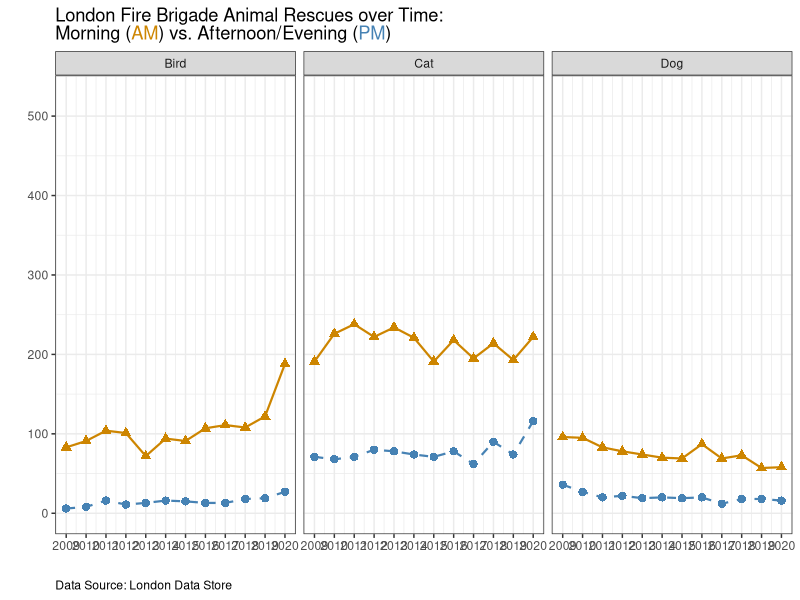
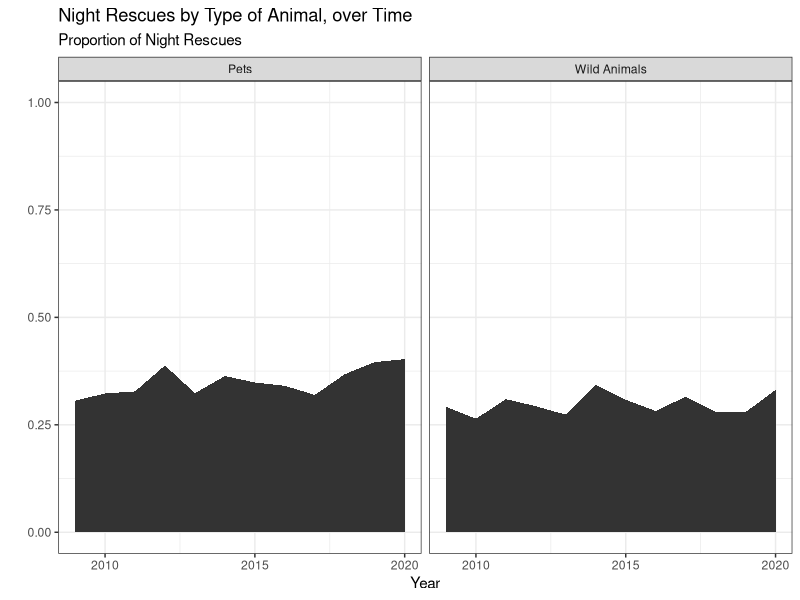
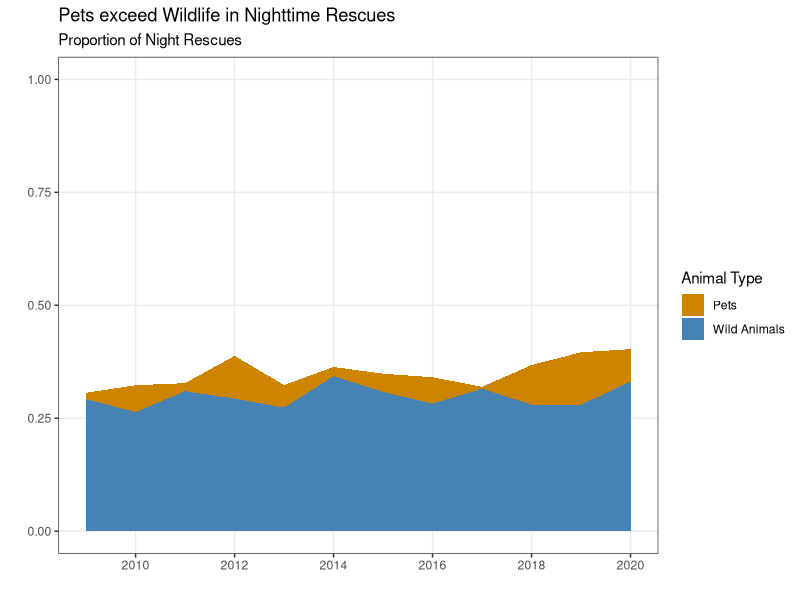
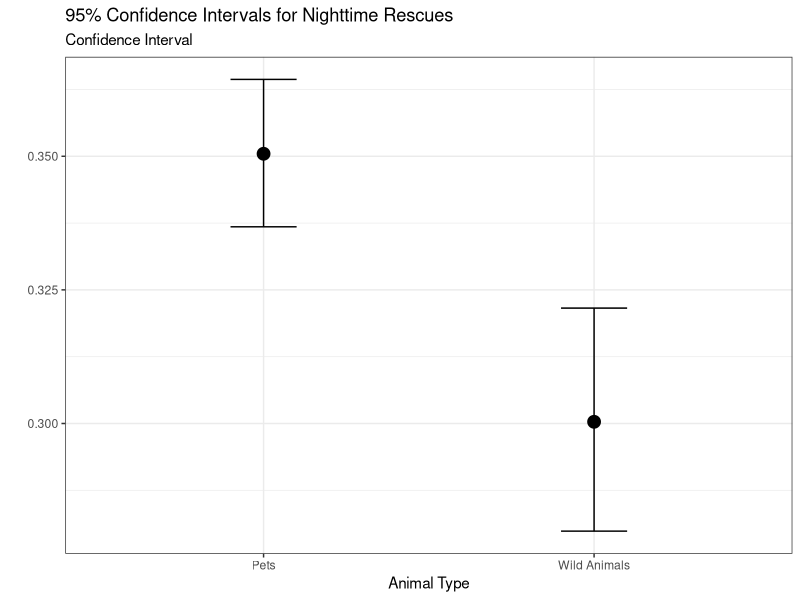

The R source for these figures, in order:
## ---- chunk 1
#| message: false

library(tidyverse)
library(here)
library(ggrepel)
library(ggtext)

animals <- read_csv(here("animal_rescues.csv"))
## ---- chunk 2
#| fig-width: 8
#| fig-height: 4
#| fig-alt: "The figure represents the number of animal rescues by the London Fire Brigade from 2009 to 2020, with the data sourced from the London Data Store. Grouped by the time of day (morning vs. afternoon/evening), the plot reveals that afternoon/evening rescures have been far more common than morning rescues across all years."
#| fig-cap: "The figure represents the number of animal rescues by the London Fire Brigade from 2009 to 2020. Grouped by the time of day, the plot reveals that afternoon/evening rescues have been far more common than morning rescues across all years."

#animals_start <- animals |>
#  filter(cal_year == 2009) |>
#  mutate(date_time_of_call = dmy_hm(date_time_of_call),
#         am_pm = if_else(hour(date_time_of_call) < 12, "AM", "PM")) |>
#  group_by(cal_year, am_pm) |>
#  count()

animals |>
  filter(cal_year < 2021) |>
  mutate(date_time_of_call = dmy_hm(date_time_of_call),
         day_time = if_else(hour(date_time_of_call) < 9 | hour(date_time_of_call) >= 21, "Night", "Day")) |>
  filter(animal_group_parent %in% c("Cat", "Dog", "Bird")) |>
  group_by(cal_year, day_time, animal_group_parent) |>
  count() |>
  ggplot(aes(x = cal_year, y = n, color = day_time)) +
  geom_line(aes(linetype = day_time), show.legend = FALSE, linewidth = 0.75) +
  geom_point(aes(shape = day_time), show.legend = FALSE, size = 2.5) +
  labs(title = "London Fire Brigade Animal Rescues over Time:<br>Morning (<span style='color: orange3;'>AM</span>) vs. Afternoon/Evening (<span style='color: steelblue;'>PM</span>)",
       x = "",
       y = "",
       caption = "Data Source: London Data Store",
       ) +
  scale_color_manual(values = c("orange3","steelblue")) +
  scale_linetype_manual(values = c("solid", "dashed")) +
  scale_shape_manual(values = c(17, 16)) +
  scale_x_continuous(breaks = c(2009, 2010, 2011, 2012, 2013, 2014, 2015, 2016, 2017, 2018, 2019, 2020)) +
  scale_y_continuous(limits = c(0, 525), breaks = c(0, 100, 200, 300, 400, 500)) +
  theme_bw() +
  theme(plot.caption = element_text(hjust = 0),
        plot.title = element_markdown()) +
  facet_wrap(~animal_group_parent)
## ---- chunk 3
#| fig-width: 8
#| fig-height: 4

animals_new <- animals |>
  filter(cal_year < 2021) |>
  mutate(date_time_of_call = dmy_hm(date_time_of_call),
         day_time = if_else(hour(date_time_of_call) < 6 | hour(date_time_of_call) >= 18, "Night", "Day")) |>
  filter(animal_group_parent %in% c("Cat", "Dog", "Rabbit", "Bird", "Fox", "Deer")) |>
  mutate(animal_category = case_when(animal_group_parent == "Cat" ~ "Pet",
                                     animal_group_parent == "Dog" ~ "Pet",
                                     animal_group_parent == "Rabbit" ~ "Pet",
                                     animal_group_parent == "Bird" ~ "Wild",
                                     animal_group_parent == "Fox" ~ "Wild",
                                     animal_group_parent == "Deer" ~ "Wild")) |>
  group_by(cal_year, day_time, animal_category) |>
  count() |>
  pivot_wider(names_from = c(animal_category, day_time),
              values_from = n) |>
  mutate(Pets = Pet_Night / (Pet_Day + Pet_Night),
         `Wild Animals` = Wild_Night / (Wild_Day + Wild_Night)) |>
  select(cal_year, Pets, `Wild Animals`) |>
  pivot_longer(cols = Pets:`Wild Animals`,
               names_to = "Animal_Category",
               values_to = "Prop_Night")
  
animals_new |>
  ggplot(aes(x = cal_year, y = Prop_Night)) +
  geom_area() +
  #geom_line() +
  #geom_point() +
  labs(title = "Night Rescues by Type of Animal, over Time",
       subtitle = "Proportion of Night Rescues",
       x = "Year",
       y = "") +
  scale_x_continuous(breaks = c(2010, 2015, 2020)) +
  scale_y_continuous(limits = c(0, 1)) +
  theme_bw() +
  facet_wrap(~Animal_Category)
## ---- chunk 4
animals |>
  filter(cal_year < 2021) |>
  mutate(date_time_of_call = dmy_hm(date_time_of_call),
         day_time = if_else(hour(date_time_of_call) < 6 | hour(date_time_of_call) >= 18, "Night", "Day")) |>
  filter(animal_group_parent %in% c("Cat", "Dog", "Rabbit", "Bird", "Fox", "Deer")) |>
  mutate(Animal_Category = case_when(animal_group_parent == "Cat" ~ "Pets",
                                     animal_group_parent == "Dog" ~ "Pets",
                                     animal_group_parent == "Rabbit" ~ "Pets",
                                     animal_group_parent == "Bird" ~ "Wild Animals",
                                     animal_group_parent == "Fox" ~ "Wild Animals",
                                     animal_group_parent == "Deer" ~ "Wild Animals")) |>
  group_by(day_time, Animal_Category) |>
  count() |>
  pivot_wider(id_cols = Animal_Category, names_from = day_time, values_from = n) |>
  mutate(Total = Day + Night,
         Night_Prop = Night / Total) |>
  select(Animal_Category, Night_Prop)


#  pivot_wider(names_from = c(animal_group_parent, day_time),
#              values_from = n) |>
#  mutate(Bird = Bird_Night / (Bird_Day + Bird_Night),
#         Cat = Cat_Night / (Cat_Day + Cat_Night),
#         Dog = Dog_Night / (Dog_Day + Dog_Night)) |>
#  select(cal_year, Bird, Cat, Dog) |>
#  pivot_longer(cols = Bird:Dog,
#               names_to = "Animal",
#               values_to = "Prop_Night")
## ---- chunk 5
# Updated graph
animals_new |>
  ggplot(aes(x = cal_year, y = Prop_Night, fill = Animal_Category)) +
  geom_area(position = "identity") +
  #geom_line() +
  #geom_point() +
  labs(title = "Pets exceed Wildlife in Nighttime Rescues",
       subtitle = "Proportion of Night Rescues",
       y = "",
       x = "",
       fill = "Animal Type") +
  scale_x_continuous(breaks = c(2010, 2012, 2014, 2016, 2018, 2020), minor_breaks = NULL) +
  scale_y_continuous(limits = c(0, 1), minor_breaks = NULL) +
  theme_bw() +
  scale_fill_manual(values = c("orange3", "steelblue"))

## ---- chunk 6
# Conditions 
animals_check <- animals |>
  filter(cal_year < 2021) |>
  mutate(date_time_of_call = dmy_hm(date_time_of_call),
         day_time = if_else(hour(date_time_of_call) < 6 | hour(date_time_of_call) >= 18, "Night", "Day")) |>
  filter(animal_group_parent %in% c("Cat", "Dog", "Rabbit", "Bird", "Fox", "Deer")) |>
  mutate(animal_category = case_when(animal_group_parent == "Cat" ~ "Pet",
                                     animal_group_parent == "Dog" ~ "Pet",
                                     animal_group_parent == "Rabbit" ~ "Pet",
                                     animal_group_parent == "Bird" ~ "Wild",
                                     animal_group_parent == "Fox" ~ "Wild",
                                     animal_group_parent == "Deer" ~ "Wild")) |>
  select(animal_category, day_time) |>
  count(animal_category, day_time) 


## ---- chunk 7
# two prop z-test
# Number of nighttime in each sample
pet <- 1636
wild <- 570

# Total number of animals in each sample
n_pet <- 4668
n_wild <- 1898

# Calculate sample proportions
p1 <- pet / n_pet
p2 <- wild / n_wild

# Combined proportion
p_combined <- (pet + wild) / (n_pet + n_wild)

# Standard error
se <- sqrt(p_combined * (1 - p_combined) * (1/n_pet + 1/n_wild))

# Z-score
z <- (p1 - p2) / se

# P-value
p_value <- 2 * pnorm(-abs(z))
prop.test(x = c(1636, 570), n= c(4668, 1898), alternative = "greater")

# Check sample sizes
p1
p2 
n_pet
n_wild
n_pet*p1
n_pet*(1-p1)
n_wild*p2
n_wild*(1-p2)

# Confidence Intervals
result1 <- prop.test(pet, n_pet)
result2 <- prop.test(wild, n_wild)
cat("95% Confidence interval for proportion in Pets:", result1$conf.int, "\n95% Confidence interval for proportion in Wild Animals:", result2$conf.int, "\n")

cl_animal <- data.frame(animal_type = c("Pets", "Wild Animals"),
                        lower = c(0.3368063, 0.2798561),
                        upper = c(0.3643841, 0.3215931),
                        prop = c(p1, p2))

ggplot(cl_animal, aes(x = animal_type)) +
  geom_point(aes(y = prop), size = 4) +  # Specify y value here
  geom_errorbar(aes(ymin = lower, ymax = upper), width = 0.2) +
  labs(title = "95% Confidence Intervals for Nighttime Rescues",
       subtitle = "Confidence Interval",
       x = "Animal Type",
       y = "") +
  theme_bw()
  
